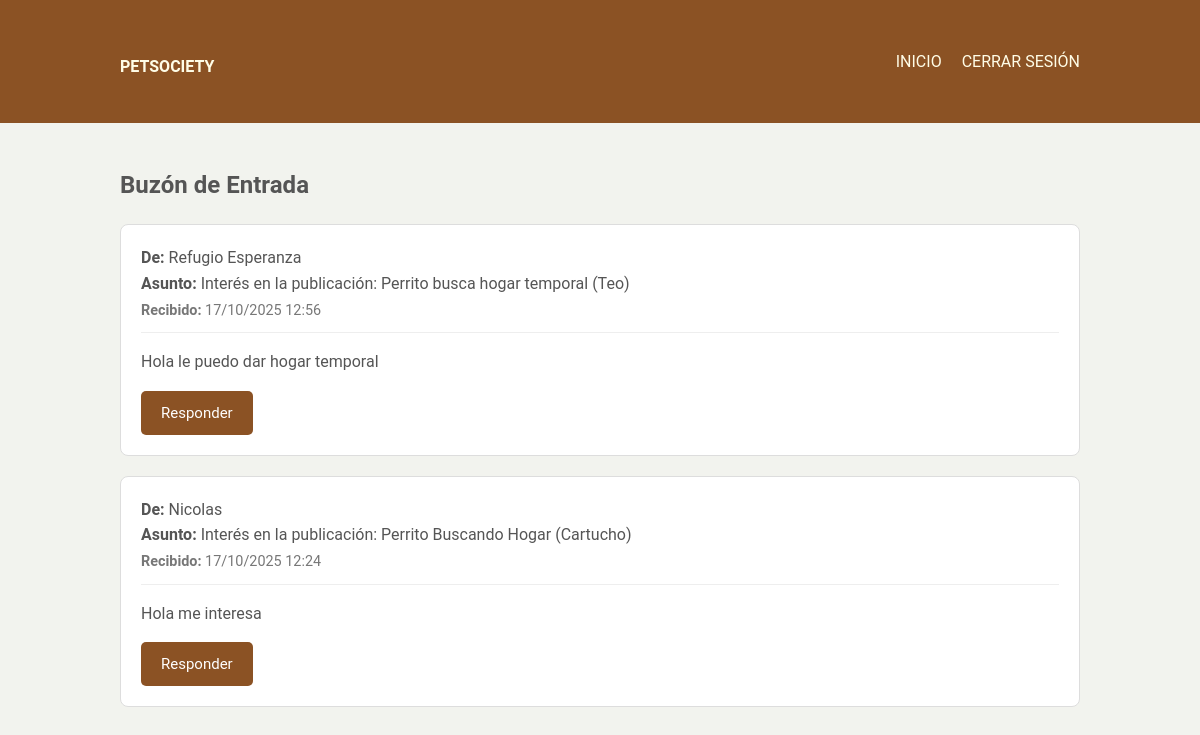
Page /buzon.php (signed in) on the committed database.
### tables this page shows
CREATE TABLE `mensajes` (
  `id_mensaje` int(11) NOT NULL,
  `id_remitente` int(11) NOT NULL,
  `id_destinatario` int(11) NOT NULL,
  `asunto` varchar(255) DEFAULT NULL,
  `contenido` text NOT NULL,
  `fecha_envio` timestamp NOT NULL DEFAULT current_timestamp() COMMENT 'Fecha y hora de envío del mensaje (automática)',
  `leido` tinyint(1) NOT NULL DEFAULT 0
);

CREATE TABLE `usuarios` (
  `id_usuario` int(11) NOT NULL,
  `dni` varchar(15) NOT NULL COMMENT 'Documento Nacional de Identidad, debe ser único',
  `nombre` varchar(100) NOT NULL,
  `email` varchar(100) NOT NULL,
  `password_hash` varchar(255) NOT NULL COMMENT 'Hash de la contraseña del usuario (usar bcrypt o Argon2)',
  `reset_token` varchar(255) DEFAULT NULL,
  `token_expiry` timestamp NULL DEFAULT NULL,
  `telefono` varchar(15) DEFAULT NULL,
  `direccion` varchar(255) DEFAULT NULL,
  `es_refugio` tinyint(1) NOT NULL DEFAULT 0 COMMENT 'TRUE si es un refugio, FALSE si es particular',
  `is_admin` tinyint(1) NOT NULL DEFAULT 0 COMMENT '1 si es super admin, 0 si no lo es',
  `descripcion` text DEFAULT NULL,
  `fecha_registro` timestamp NOT NULL DEFAULT current_timestamp() COMMENT 'Fecha y hora de registro de la cuenta (automática)'
);

### buzon.php (the view, shortened to what this page needs)
<?php
require_once "config.php";
$id_usuario_actual = $_SESSION['id_usuario'];
$sql = "SELECT m.id_remitente, m.asunto, m.contenido, m.fecha_envio, u.nombre AS nombre_remitente
        FROM mensajes m
        JOIN usuarios u ON m.id_remitente = u.id_usuario
        WHERE m.id_destinatario = ?
        ORDER BY m.fecha_envio DESC";
$mensajes = [];
if ($stmt = $conexion->prepare($sql)) {
    $stmt->bind_param("i", $id_usuario_actual);
    $stmt->execute();
    $result = $stmt->get_result();
    while ($row = $result->fetch_assoc()) {
        $mensajes[] = $row;
    }
}
?>
<!DOCTYPE html>
<html lang="es">
<head>
    <link rel="stylesheet" href="estilos.css">
</head>
<body>
    <header>
        <div class="container">
            <div id="branding"><h1><a href="index.php">PetSociety</a></h1></div>
            <nav><ul><li><a href="index.php">Inicio</a></li><li><a href="logout.php">Cerrar Sesión</a></li></ul></nav>
        </div>
    </header>
    <div class="container">
        <h2>Buzón de Entrada</h2>
        <?php if (!empty($mensajes)): ?>
            <?php foreach ($mensajes as $mensaje): ?>
                <div class="mensaje">
                    <div class="mensaje-header">
                        <strong>De:</strong> <?php echo htmlspecialchars($mensaje['nombre_remitente']); ?><br>
                        <strong>Asunto:</strong> <?php echo htmlspecialchars($mensaje['asunto']); ?><br>
                        <span><strong>Recibido:</strong> <?php echo date("d/m/Y H:i", strtotime($mensaje['fecha_envio'])); ?></span>
                    </div>
                    <p><?php echo nl2br(htmlspecialchars($mensaje['contenido'])); ?></p>
                    <div class="mensaje-actions">
                        <a href="enviar_mensaje.php?reply_to=<?php echo $mensaje['id_remitente']; ?>&asunto=<?php echo urlencode($mensaje['asunto']); ?>" class="btn" style="width: auto;">Responder</a>
                    </div>
                </div>
            <?php endforeach; ?>
        <?php else: ?>
            <p>No tienes mensajes nuevos en tu buzón.</p>
        <?php endif; ?>
    </div>
</body>
</html>

### estilos.css (style rules this page uses)
body { font-family: "Roboto", sans-serif; background-color: #f2f3ee; color: #555555; margin: 0; padding: 0; line-height: 1.6; }
.container { width: 80%; margin: auto; overflow: hidden; padding: 20px 0; }
header { background: #8b5224; color: #fffde7; padding: 1rem 0; border-bottom: #f2f3ee 3px solid; }
header a { color: #fffde7; text-decoration: none; text-transform: uppercase; font-size: 16px; }
header .container { display: flex; justify-content: space-between; align-items: center; }
header #branding h1 { margin: 0; }
header nav ul { padding: 0; margin: 0; list-style: none; }
header nav ul li { display: inline; margin-left: 20px; }
.btn { display: inline-block; background: #8b5224; color: #ffffff; padding: 10px 20px; border: none; border-radius: 5px; cursor: pointer; text-decoration: none; font-size: 15px; width: 70%; }

### buzon.php (style rules this page uses)
.mensaje { background: #fff; border: 1px solid #ddd; padding: 20px; margin-bottom: 20px; border-radius: 8px; }
.mensaje-header { border-bottom: 1px solid #eee; padding-bottom: 10px; margin-bottom: 10px; }
.mensaje-actions { margin-top: 15px; }
.mensaje-header span { color: #777; font-size: 0.9em; }

### rows in the picture
mensajes: id_remitente.nombre "Refugio Esperanza", asunto "Interés en la publicación: Perrito busca hogar temporal (Teo)", fecha_envio "17/10/2025 12:56", contenido "Hola le puedo dar hogar temporal"
mensajes: id_remitente.nombre "Nicolas", asunto "Interés en la publicación: Perrito Buscando Hogar (Cartucho)", fecha_envio "17/10/2025 12:24", contenido "Hola me interesa"
